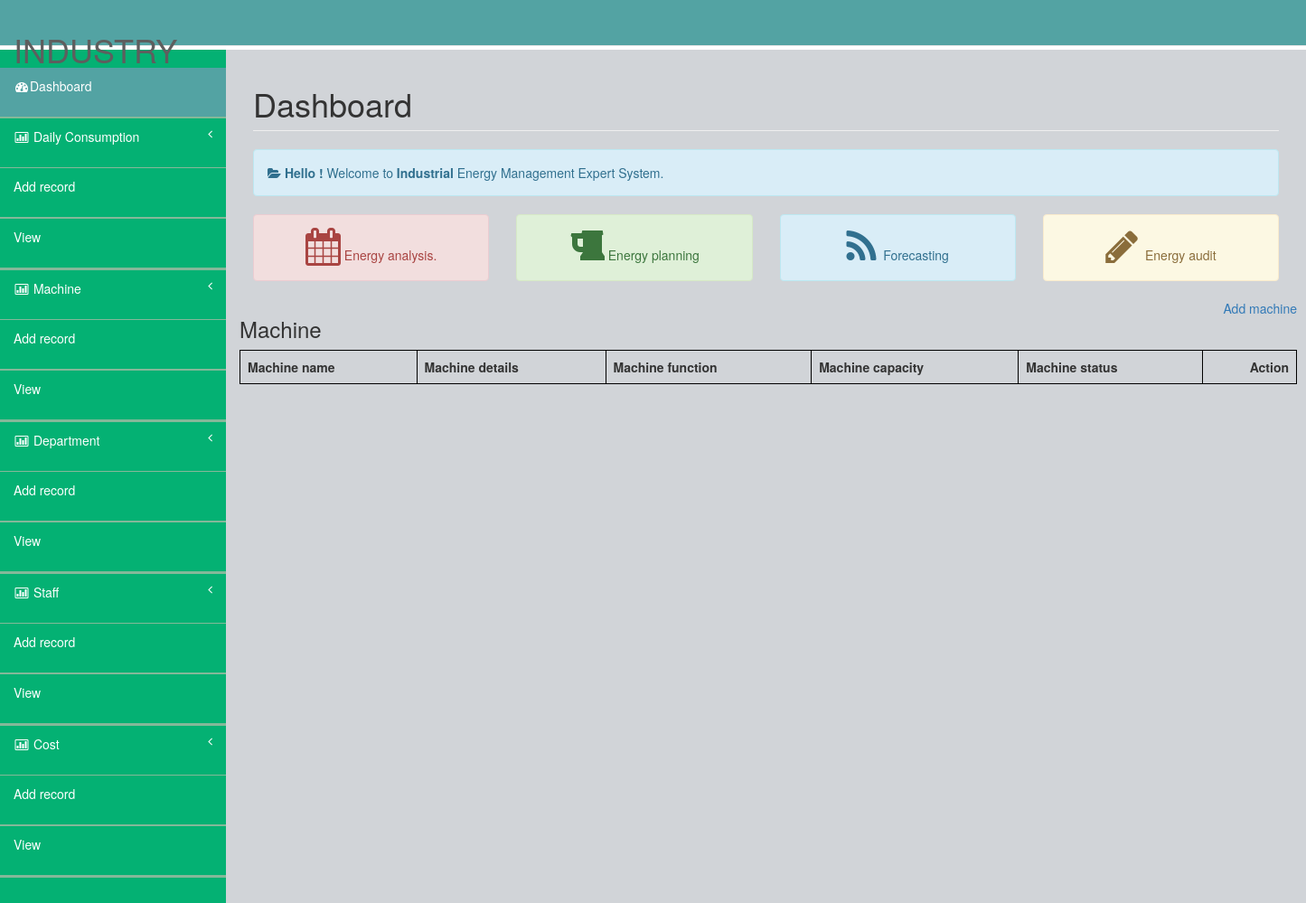
The app's page /machine1.php, older data.
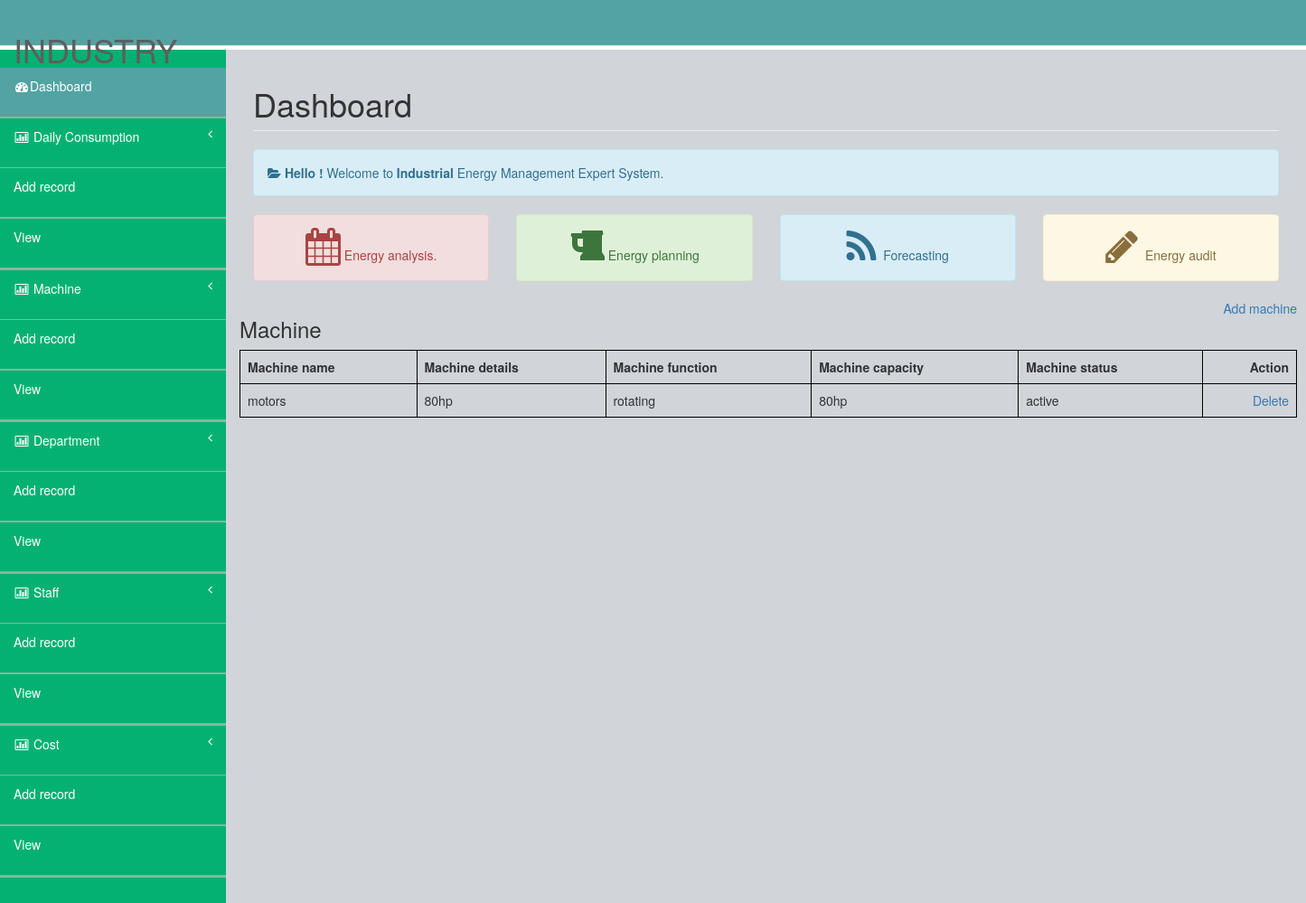
The same page, newer data.
### tables this page shows
CREATE TABLE `machinary` (
  `machine_id` int(11) NOT NULL,
  `machine_name` varchar(50) NOT NULL,
  `machine_details` varchar(100) NOT NULL,
  `machine_function` varchar(100) NOT NULL,
  `machine_capacity` varchar(45) NOT NULL,
  `machine_status` varchar(45) NOT NULL
);

### class/student.php (called while the page is built, shortened)
<?php
class Student
{
    private $conn;
    function __construct() {
    $servername = "bbj31ma8tye2kagi.cbetxkdyhwsb.us-east-1.rds.amazonaws.com";
    $dbname = "xdvjkpkp986nwt21";
    $username = "zx0hce4ovc2os4cs";
    $password = "x2den1myinx55q73";
    $conn = new mysqli($servername, $username, $password, $dbname);
      if ($conn->connect_error) {
        die("Connection failed: " . $conn->connect_error);
       }else{
        $this->conn=$conn;
       }
    }
  ?> <h3><?php echo "Forecasting: ".$row['average_energy'];?></h3><?php
  ?> <h3><?php echo "Consumption plan: ".$cos;?></h3><?php
    public function machine_list(){
       $sql = "SELECT * FROM machinary ORDER BY machine_id asc ";
       $result=  $this->conn->query($sql);
       return $result;
    }
}
?>

### machine1.php (the view, shortened to what the changed rows need)
<?php
include 'header.php';
$student_list = $student_obj->machine_list();
?>
<div class="container " >
    <div class="row content">
        <table class="table" style="border: 1px solid black;">
            <thead style="border: 1px solid black;">
                <tr style="border: 1px solid black;">
                    <th style="border: 1px solid black;">Machine name</th>
                    <th style="border: 1px solid black;">Machine details</th>
                    <th style="border: 1px solid black;">Machine function</th>
                    <th style="border: 1px solid black;">Machine capacity</th>
                    <th style="border: 1px solid black;">Machine status</th>
                    <th class="text-right" style="border: 1px solid black;">Action</th>
                </tr>
            </thead>
            <tbody style="border: 1px solid black;">
<?php
if ($student_list->num_rows > 0) {
  while ($row = $student_list->fetch_assoc()) {
     ?>
             <tr style="border: 1px solid black;">
                <td style="border: 1px solid black;"><?php echo $row["machine_name"] ?></td>
                <td style="border: 1px solid black;"><?php echo $row["machine_details"] ?></td>
                <td style="border: 1px solid black;"><?php echo $row["machine_function"] ?></td>
                <td style="border: 1px solid black;"><?php echo $row["machine_capacity"] ?></td>
                <td style="border: 1px solid black;"><?php echo $row["machine_status"] ?></td>
                <td class="text-right" style="border: 1px solid black;">
                    <a  href="<?php echo 'machine.php?id=' . $row["machine_id"] ?>" class="button button-red">Delete</a>
                </td>
            </tr>
    <?php
    }
}
?>
           </tbody>
        </table>
    </div>
</div>
<?php
include 'footer.php';
?>

### header.php (shortened to what the changed rows need)
<!DOCTYPE html>
<html>
<head>
    <link href="assets/plugins/bootstrap/bootstrap.css" rel="stylesheet" />
    <link href="assets/font-awesome/css/font-awesome.css" rel="stylesheet" />
    <link href="assets/plugins/pace/pace-theme-big-counter.css" rel="stylesheet" />
    <link href="assets/css/style.css" rel="stylesheet" />
    <link href="assets/css/main-style.css" rel="stylesheet" />
    <link href="assets/plugins/morris/morris-0.4.3.min.css" rel="stylesheet" />
     <link rel="stylesheet" href="https://maxcdn.bootstrapcdn.com/bootstrap/3.3.7/css/bootstrap.min.css">
        <link rel="stylesheet" href="./assets/style.css">
    </head>
    <body >
        <?php
        include './class/student.php';
        $student_obj = new Student();
        ?>
   </head>
<body>
    <div id="wrapper">
        <nav class="navbar navbar-default navbar-fixed-top" role="navigation" id="navbar">
            <div class="navbar-header">
                <a class="navbar-brand" href="index.php">
                    <h1>INDUSTRY</h1>
                </a>
            </div>
        </nav>
        <div id="page-wrapper">
            <div class="row">
                <div class="col-lg-12">
                    <h1 class="page-header">Dashboard</h1>
                </div>
            </div>
            <div class="row">

Row changes from the older to the newer data that the page shows:
added machinary: machine_name "motors", machine_details "80hp", machine_function "rotating", machine_capacity "80hp", machine_status "active"
